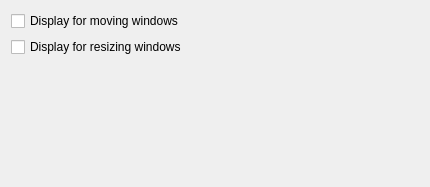
<?xml version="1.0" encoding="UTF-8"?>
<ui version="4.0">
 <class>KWin::WindowGeometryConfigForm</class>
 <widget class="QWidget" name="KWin::WindowGeometryConfigForm">
  <property name="geometry">
   <rect>
    <x>0</x>
    <y>0</y>
    <width>430</width>
    <height>187</height>
   </rect>
  </property>
  <layout class="QVBoxLayout" name="verticalLayout">
   <item>
    <widget class="QCheckBox" name="kcfg_Move">
     <property name="text">
      <string>Display for moving windows</string>
     </property>
    </widget>
   </item>
   <item>
    <widget class="QCheckBox" name="kcfg_Resize">
     <property name="text">
      <string>Display for resizing windows</string>
     </property>
    </widget>
   </item>
   <item>
    <widget class="KShortcutsEditor" name="shortcuts" native="true">
        <property name="actionTypes">
            <enum>KShortcutsEditor::GlobalAction</enum>
        </property>
    </widget>
   </item>
  </layout>
 </widget>
 <customwidgets>
  <customwidget>
   <class>KShortcutsEditor</class>
   <extends>QWidget</extends>
   <header location="global">KShortcutsEditor</header>
   <container>1</container>
  </customwidget>
 </customwidgets>
 <resources/>
 <connections/>
</ui>
